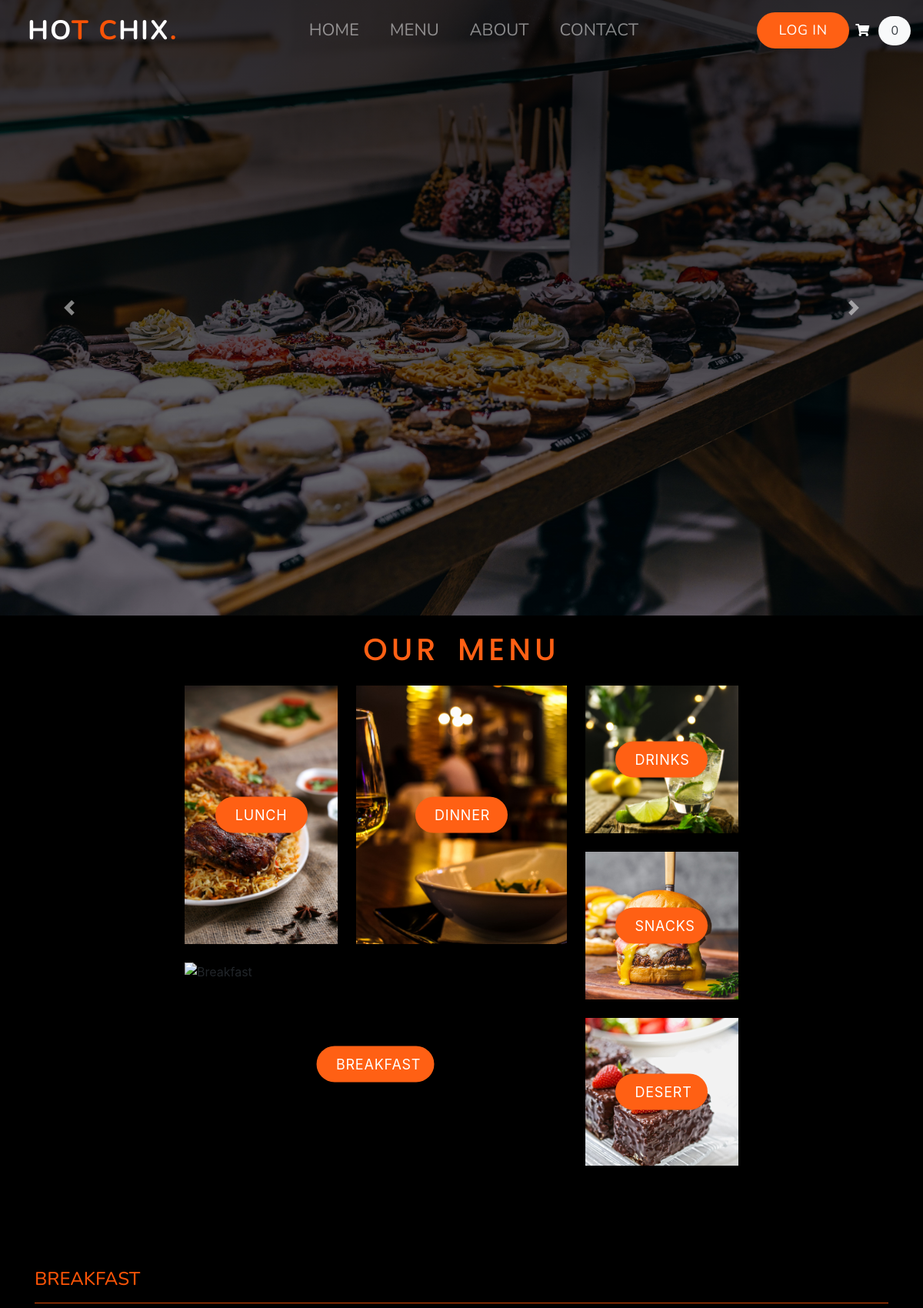
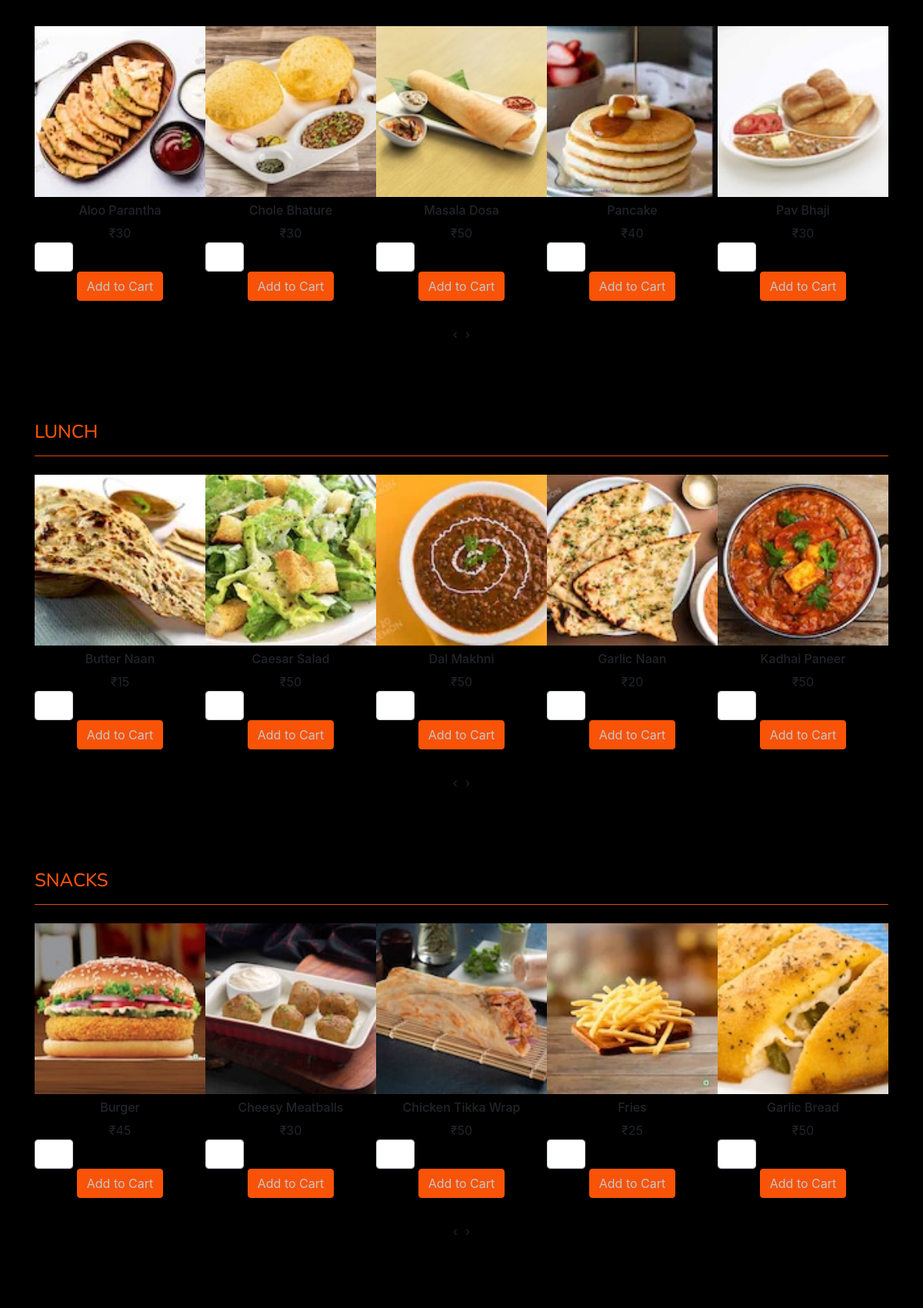
The page / (upper part) on the database its author committed (2 pictures, top to bottom).
### tables this page shows
CREATE TABLE `food` (
                           `food_id` int(11) NOT NULL AUTO_INCREMENT,
                           `food_name` varchar(255) NOT NULL,
                           `food_cat` varchar(255) NOT NULL,
                           `food_price` double NOT NULL,
                           `food_image` varchar(255) NOT NULL,
                           PRIMARY KEY(`food_id`)
);

### index.php (called while the page is built, shortened)
<?php
include('header.php');
include('config/db.php');
?>
<?php
include('Template/_hero-carousel.php');
?>
<?php
include('Template/_menu-grid.php');
?>
<?php
include('Template/_breakfast.php');
?>
<?php
include('Template/_lunch.php');
?>
<?php
include('Template/_snacks.php');
?>
<?php
include('Template/_dinner.php');
?>
<?php
include('footer.php');
?>

### Template/_snacks.php (the view, shortened to what this page needs)
<div class="Food-Carousel" id="snac">
    <div class="container py-5">
        <h4 class="food_hd">SNACKS</h4>
        <hr color= "#f85307">
        <div class="owl-carousel owl-theme">
            <?php
            $sql = "SELECT * FROM food where food_cat = 'Snacks'";
            $result = mysqli_query($conn, $sql);
            while($item = mysqli_fetch_assoc($result)) {
                ?>
            <div class="item py-2">
                <a href="#"><img src="<?php echo $item['food_image'] ?? "./img/food/masala-dosa.jpg";?>" alt="food" class="img-fluid"></a>
                <div class="text-center py-2">
                    <h6 ><?php echo $item['food_name'] ?? "Masala Dosa";?></h6>
                    <div class="price">
                        <span>₹<?php echo $item['food_price'] ?? "50";?></span>
                    </div>
                    <form action="addToCart.php">
                        <input type="number" class="form-control" name="quantity" style="width:50px">
                        <button type="submit" class="btn btn-warning font-size-12">Add to Cart</button>
                    </form>
                </div>
            </div>
            <?php }?>
        </div>
    </div>
</div>

### header.php (shortened to what this page needs)
<!DOCTYPE html>
<html lang="en">
<head>
    <link rel="stylesheet" href="style.css">
    <link rel="stylesheet" href="https://stackpath.bootstrapcdn.com/bootstrap/4.4.1/css/bootstrap.min.css">
    <link rel="stylesheet" href="https://cdnjs.cloudflare.com/ajax/libs/OwlCarousel2/2.3.4/assets/owl.carousel.min.css" />
    <link rel="stylesheet" href="https://cdnjs.cloudflare.com/ajax/libs/OwlCarousel2/2.3.4/assets/owl.theme.default.min.css" />
    <link rel="stylesheet" href="https://cdnjs.cloudflare.com/ajax/libs/font-awesome/5.13.0/css/all.min.css" />
</head>
<body>
<header id="header">
    <nav class="navbar navbar-expand-lg navbar-dark bg-transparent color-second-bg">
        <a class="navbar-brand" href="#">HO<span>T C</span>HIX<span>.</span></a>
        <div class="collapse navbar-collapse" id="navbarNav">
            <ul class="navbar-nav m-auto nav-fill">
                <li class="nav-item ">
                    <a class="nav-link" href="#">HOME</a>
                </li>
                <li class="nav-item">
                    <a class="nav-link" href="#menu-grid">MENU</a>
                </li>
                <li class="nav-item">
                    <a class="nav-link" href="#footer">ABOUT</i></a>
                </li>
                <li class="nav-item">
                    <a class="nav-link" href="#footer">CONTACT</a>
                </li>
            </ul>
            <button class="btn_login text-white px-2" onclick="openLogin()">LOG IN</button>
            <form action="#" class="cart">
                <a href="#" class="py-2 rounded-pill color-primary-bg">
                    <span class="font-size-16 px-2 text-white"><i class="fas fa-shopping-cart"></i></span>
                    <span class="px-3 py-2 rounded-pill text-dark bg-light">0</span>
                </a>
            </form>
        </div>
    </nav>
</header>
<main id="main-site">

### Template/_hero-carousel.php (shortened to what this page needs)
<div class="Hero-car">
    <div id="carouselExampleControls" class="carousel slide" data-ride="carousel">
        <div class="carousel-inner">
            <div class="carousel-item active drk">
                <img class="d-block w-100" src="img/banner1.jpeg" alt="First slide">
            </div>
        </div>
        <a class="carousel-control-prev" href="#carouselExampleControls" role="button" data-slide="prev">
            <span class="carousel-control-prev-icon" aria-hidden="true"></span>
        </a>
        <a class="carousel-control-next" href="#carouselExampleControls" role="button" data-slide="next">
            <span class="carousel-control-next-icon" aria-hidden="true"></span>
        </a>
    </div>
</div>

### Template/_menu-grid.php (shortened to what this page needs)
<div class="main_menu" id="menu-grid">
    <div class="con">
        <div class="Our_menu">
            <h1> OUR MENU </h1>
        </div>
        <div class="menu">
            <div class="menu__item menu__item--1">
                <div class="btn_lun"><button class="btn1"><a href="#lunc" class="text-decoration-none text-white">LUNCH</a></button></div>
            </div>
            <div class="menu__item menu__item--2">
                <div class="btn_din"><button class="btn2"><a href="#dinn" class="text-decoration-none text-white">DINNER</a></button></div>
            </div>
            <div class="menu__item menu__item--3">
                <div class="btn_bre"><button class="btn3"><a href="#brea" class="text-decoration-none text-white">BREAKFAST</a></button></div>
            </div>
            <div class="menu__item menu__item--4">
                <div class="btn_dri"><button class="btn4"><a href="#drin" class="text-decoration-none text-white">DRINKS</a></button></div>
            </div>
            <div class="menu__item menu__item--5">
                <div class="btn_sna"><button class="btn5"><a href="#snac" class="text-decoration-none text-white">SNACKS</a></button></div>
            </div>
            <div class="menu__item menu__item--6">
                <div class="btn_des"><button class="btn6"><a href="#dese" class="text-decoration-none text-white">DESERT</a></button></div>
            </div>
        </div>
    </div>
</div>

### Template/_breakfast.php (shortened to what this page needs)
<div class="Food-Carousel" id="brea">
    <div class="container py-5">
        <h4 class="food_hd">BREAKFAST</h4>
        <hr color= "#f85307">
        <div class="owl-carousel owl-theme">
            <?php
            $sql = "SELECT * FROM food where food_cat = 'Breakfast'";
            $result = mysqli_query($conn, $sql);
            while($item = mysqli_fetch_assoc($result)) {
            ?>
            <div class="item py-2">
                <div class="product font-rale py-2"></div>
                <a href="#"><img src="<?php echo $item['food_image'] ?? "./img/food/masala-dosa.jpg";?>" alt="food" class="img-fluid"></a>
                <div class="text-center py-2">
                    <h6 ><?php echo $item['food_name'] ?? "Masala Dosa";?></h6>
                    <div class="price">
                        <span>₹<?php echo $item['food_price'] ?? "50";?></span>
                    </div>
                    <form action="addToCart.php">
                        <input type="number" class="form-control" name="quantity" style="width:50px">
                        <button type="submit" class="btn btn-warning font-size-12">Add to Cart</button>
                    </form>
                </div>
            </div>
            <?php }?>
        </div>
    </div>
</div>

### Template/_lunch.php (shortened to what this page needs)
<div class="Food-Carousel" id="lunc">
    <div class="container py-5">
        <h4 class="food_hd">LUNCH</h4>
        <hr color= "#f85307">
        <div class="owl-carousel owl-theme">
            <?php
            $sql = "SELECT * FROM food where food_cat = 'Lunch'";
            $result = mysqli_query($conn, $sql);
            while($item = mysqli_fetch_assoc($result)) {
                ?>
            <div class="item py-2">
                <a href="#"><img src="<?php echo $item["food_image"] ?? "./img/food/masala-dosa.jpg";?>" alt="food" class="img-fluid"></a>
                <div class="text-center py-2">
                    <h6 ><?php echo $item['food_name'] ?? "Masala Dosa";?></h6>
                    <div class="price">
                        <span>₹<?php echo $item['food_price'] ?? "50";?></span>
                    </div>
                    <form action="addToCart.php">
                        <input type="number" class="form-control" name="quantity" style="width:50px">
                        <button type="submit" class="btn btn-warning font-size-12">Add to Cart</button>
                    </form>
                </div>
            </div>
            <?php }?>
        </div>
    </div>
</div>

### Template/_dinner.php (shortened to what this page needs)
<div class="Food-Carousel" id="dinn">
    <div class="container py-5">
    </div>
</div>

### footer.php (shortened to what this page needs)
</main>
</body>
</html>

### style.css (style rules this page uses)
* { margin: 0px; padding: 0px; box-sizing: border-box; }
body { background-color: #000; }
header { position: fixed; width: 100%; overflow: hidden; z-index: 2; }
.navbar { font-family: 'Nunito', sans-serif; }
.bg-transparent { transition: 0.75s ease; }
.navbar .navbar-brand { padding-left: 20px; padding-top: 6px; font-size: 35px; font-weight: bold; color: white; letter-spacing: 2px; }
.navbar .navbar-brand span { color: #f85307; }
.navbar-nav { width: 50%; font-size: 19px; }
.nav-link { font-size: 22px; padding-left: 100px; }
button { position: relative; padding: 0; border: none; font: inherit; color: inherit; background-color: transparent; cursor: pointer; }
.btn_login { width: 120px; background: #ff6014; padding-top: 10px; padding-bottom: 10px; padding-left: 25px; padding-right: 25px; border-radius: 25px; font-size: 18px; text-transform: uppercase; font-weight: 400; letter-spacing: .05rem; }
.btn_login:not(:disabled):not(.disabled) { cursor: pointer; }
.Hero-car { width:100%; height: 96vh; }
.carousel-item img { object-fit: cover; object-position: center; height: 100vh; overflow: hidden; }
.drk:after { content:""; display: block; position:absolute; top:0; bottom:0; left:0; right:0; background: linear-gradient(to bottom, rgba(0,0,0,.8), rgba(0,0,0,.5)); }
.main_menu { position: relative; width: 100%; height: 100vh; background-color: black; }
.main_menu .con { width: 60%; margin: 2rem auto; justify-content: center; align-items: center; }
.Our_menu { padding-bottom: 15px; padding-top: 20px; font-family: 'Poppins', sans-serif; font-weight: 700; font-size: 26px; line-height: 1.2; color: #ff6014; text-transform: uppercase; letter-spacing: 5px; word-spacing: 8px; text-align: center; }
.menu { position: relative; display: grid; grid-template-columns: repeat(10, 2fr); grid-template-rows: repeat(10, 4vw); grid-gap: 1.5rem; }
.menu__item--1 { position:relative; grid-column-start: 1; grid-column-end: 4; grid-row-start: 1; grid-row-end: 6; }
.menu__item--2 { position:relative; grid-column-start: 4; grid-column-end: 8; grid-row-start: 1; grid-row-end: 6; }
.menu__item--3 { position:relative; grid-column-start: 1; grid-column-end: 8; grid-row-start: 6; grid-row-end: 10; }
.menu__item--4 { position:relative; grid-column-start: 8; grid-column-end: 11; grid-row-start: 1; grid-row-end: 4; }
.menu__item--5 { position:relative; grid-column-start: 8; grid-column-end: 11; grid-row-start: 4; grid-row-end: 7; }
.menu__item--6 { position:relative; grid-column-start: 8; grid-column-end: 11; grid-row-start: 7; grid-row-end: 10; }
.menu__item--1 .btn_lun, .menu__item--2 .btn_din, .menu__item--3 .btn_bre, .menu__item--4 .btn_dri, .menu__item--5 .btn_sna, .menu__item--6 .btn_des { position: absolute; top: 50%; left: 50%; transform: translate(-50%, -50%); color: #eee; }
.btn1, .btn2, .btn4, .btn5, .btn6 { width: 120px; background: #ff6014; padding-top: 10px; padding-bottom: 10px; padding-left: 25px; padding-right: 25px; border-radius: 25px; font-size: 18px; text-transform: uppercase; font-weight: 400; letter-spacing: .05rem; }
.btn3 { width: 153px; background: #ff6014; padding-top: 10px; padding-bottom: 10px; padding-left: 25px; padding-right: 25px; border-radius: 25px; font-size: 18px; text-transform: uppercase; font-weight: 400; letter-spacing: .05rem; }
.btn_des a { text-decoration: none; }
.cart { font-size: 14; font-family: 'Nunito', sans-serif; }
.food_hd { font-size: 20; font-family: 'Nunito', sans-serif; color: #f85307; }
.font-rale { font-family: 'Nunito', sans-serif; }
.Food-Carousel { background: #000; position: relative; }
.btn-warning { background-color: #f85307 !important; color: #C6C6C6 !important; border-color: #f85307 !important; }

### rows shown on the page
food: food_image (picture), food_name "Aloo Parantha", food_price "30"
food: food_image (picture), food_name "Chole Bhature", food_price "30"
food: food_image (picture), food_name "Masala Dosa", food_price "50"
food: food_image (picture), food_name "Pancake", food_price "40"
food: food_image (picture), food_name "Pav Bhaji", food_price "30"
food: food_image (picture), food_name "Butter Naan", food_price "15"
food: food_image (picture), food_name "Caesar Salad", food_price "50"
food: food_image (picture), food_name "Dal Makhni", food_price "50"
food: food_image (picture), food_name "Garlic Naan", food_price "20"
food: food_image (picture), food_name "Kadhai Paneer", food_price "50"
food: food_image (picture), food_name "Burger", food_price "45"
food: food_image (picture), food_name "Cheesy Meatballs", food_price "30"
food: food_image (picture), food_name "Chicken Tikka Wrap", food_price "50"
food: food_image (picture), food_name "Fries", food_price "25"
food: food_image (picture), food_name "Garlic Bread", food_price "50"
